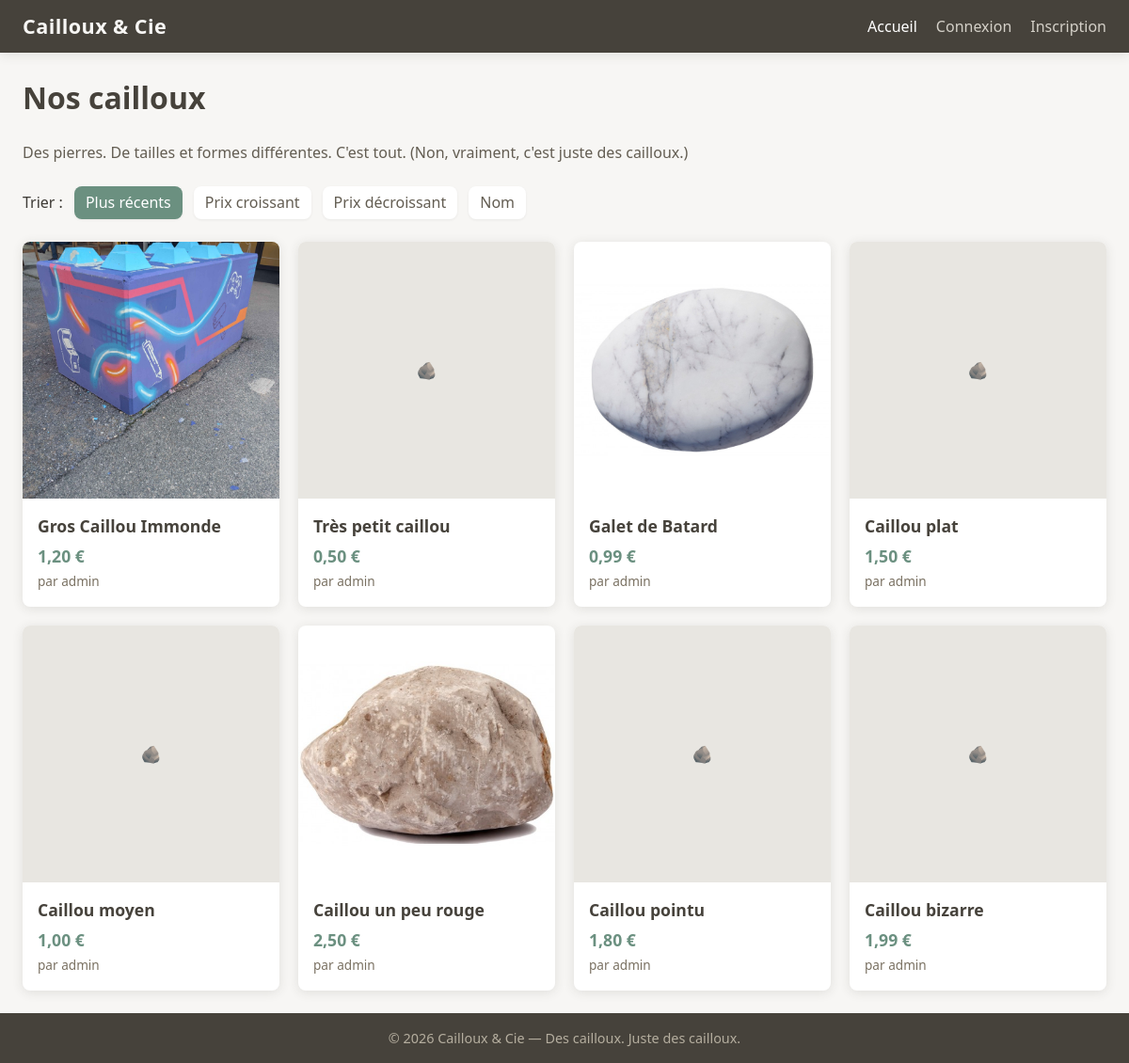
The page / on the database its author committed.
### tables this page shows
CREATE TABLE IF NOT EXISTS `article` (
  `id` INT UNSIGNED NOT NULL AUTO_INCREMENT,
  `name` VARCHAR(255) NOT NULL,
  `description` TEXT NOT NULL,
  `price` DECIMAL(10,2) NOT NULL,
  `publication_date` DATETIME NOT NULL DEFAULT CURRENT_TIMESTAMP,
  `author_id` INT UNSIGNED NOT NULL,
  `image_link` VARCHAR(255) DEFAULT NULL,
  PRIMARY KEY (`id`),
  KEY `author_id` (`author_id`),
  KEY `publication_date` (`publication_date`),
  CONSTRAINT `article_author_fk` FOREIGN KEY (`author_id`) REFERENCES `user` (`id`) ON DELETE CASCADE
);

CREATE TABLE IF NOT EXISTS `user` (
  `id` INT UNSIGNED NOT NULL AUTO_INCREMENT,
  `username` VARCHAR(80) NOT NULL,
  `password` VARCHAR(255) NOT NULL,
  `email` VARCHAR(255) NOT NULL,
  `balance` DECIMAL(10,2) NOT NULL DEFAULT 0.00,
  `profile_photo` VARCHAR(255) DEFAULT NULL,
  `role` ENUM('user', 'admin') NOT NULL DEFAULT 'user',
  `created_at` DATETIME NOT NULL DEFAULT CURRENT_TIMESTAMP,
  PRIMARY KEY (`id`),
  UNIQUE KEY `username` (`username`),
  UNIQUE KEY `email` (`email`)
);

### index.php (the view, shortened to what this page needs)
<?php
require_once __DIR__ . '/includes/init.php';
$sort = $_GET['sort'] ?? 'recent';
$order = "a.publication_date DESC";
$result = $mysqli->query("
    SELECT a.id, a.name, a.price, a.image_link, a.publication_date, a.author_id, u.username
    FROM article a
    JOIN user u ON u.id = a.author_id
    ORDER BY $order
");
$articles = $result ? $result->fetch_all(MYSQLI_ASSOC) : [];
require_once __DIR__ . '/includes/header.php';
?>
<div class="page-home">
    <h1>Nos cailloux</h1>
    <p class="lead">Des pierres. De tailles et formes différentes. C'est tout. (Non, vraiment, c'est juste des cailloux.)</p>
    <div class="toolbar">
        <span>Trier :</span>
        <a href="<?= BASE ?>/index.php?sort=recent" class="<?= $sort === 'recent' ? 'active' : '' ?>">Plus récents</a>
        <a href="<?= BASE ?>/index.php?sort=price_asc" class="<?= $sort === 'price_asc' ? 'active' : '' ?>">Prix croissant</a>
        <a href="<?= BASE ?>/index.php?sort=price_desc" class="<?= $sort === 'price_desc' ? 'active' : '' ?>">Prix décroissant</a>
        <a href="<?= BASE ?>/index.php?sort=name" class="<?= $sort === 'name' ? 'active' : '' ?>">Nom</a>
    </div>
    <div class="article-grid">
        <?php foreach ($articles as $a): ?>
            <a href="<?= BASE ?>/detail.php?id=<?= (int)$a['id'] ?>" class="article-card">
                <div class="article-card-img">
                    <?php if (!empty($a['image_link'])): ?>
                        <?php
                            $img_src = $a['image_link'];
                            if (strpos($img_src, 'http') !== 0 && strpos($img_src, '/') !== 0) {
                                $img_src = BASE . '/' . $img_src;
                            }
                        ?>
                        <img src="<?= htmlspecialchars($img_src) ?>" alt="">
                    <?php else: ?>
                        <div class="article-card-placeholder">🪨</div>
                    <?php endif; ?>
                </div>
                <div class="article-card-body">
                    <h3><?= htmlspecialchars($a['name']) ?></h3>
                    <p class="price"><?= number_format($a['price'], 2, ',', ' ') ?> €</p>
                    <p class="meta">par <?= htmlspecialchars($a['username']) ?></p>
                </div>
            </a>
        <?php endforeach; ?>
    </div>
</div>
<?php require_once __DIR__ . '/includes/footer.php'; ?>

### assets/css/style.css (style rules this page uses)
:root { --stone-50: #f7f6f4; --stone-100: #e8e6e1; --stone-200: #d4d0c8; --stone-300: #b5ae9f; --stone-400: #948b78; --stone-500: #7a7162; --stone-600: #635d52; --stone-700: #524d44; --stone-800: #46423b; --stone-900: #3d3a35; --accent: #6b9080; --accent-hover: #5a7a6d; --danger: #c25b56; --success: #5a7a6d; --radius: 8px; --shadow: 0 2px 12px rgba(61, 58, 53, 0.12); --font: 'Segoe UI', system-ui, -apple-system, sans-serif; }
* { box-sizing: border-box; }
body { margin: 0; font-family: var(--font); background: var(--stone-50); color: var(--stone-900); line-height: 1.5; min-height: 100vh; display: flex; flex-direction: column; }
.page-home h1 { color: var(--stone-800); margin-top: 0; }
.lead { color: var(--stone-600); margin-bottom: 1.5rem; }
.toolbar { margin-bottom: 1.5rem; display: flex; align-items: center; gap: 0.75rem; flex-wrap: wrap; }
.toolbar a { color: var(--stone-600); text-decoration: none; padding: 0.35rem 0.75rem; border-radius: var(--radius); background: white; box-shadow: 0 1px 3px rgba(0,0,0,0.06); }
.toolbar a:hover, .toolbar a.active { background: var(--accent); color: white; }
.article-grid { display: grid; grid-template-columns: repeat(auto-fill, minmax(260px, 1fr)); gap: 1.25rem; }
.article-card { background: white; border-radius: var(--radius); overflow: hidden; box-shadow: var(--shadow); text-decoration: none; color: inherit; display: block; transition: transform 0.2s, box-shadow 0.2s; }
.article-card-img { aspect-ratio: 1; background: var(--stone-100); overflow: hidden; }
.article-card-img img { width: 100%; height: 100%; object-fit: cover; }
.article-card-placeholder { width: 100%; height: 100%; display: flex; align-items: center; justify-content: center; color: var(--stone-400); font-weight: 600; font-size: 1.1rem; }
.article-card-body { padding: 1rem; }
.article-card-body h3 { margin: 0 0 0.35rem 0; font-size: 1.1rem; color: var(--stone-800); }
.article-card-body .price { margin: 0; font-weight: 700; color: var(--accent); font-size: 1.1rem; }
.article-card-body .meta { margin: 0.25rem 0 0 0; font-size: 0.85rem; color: var(--stone-500); }

### rows shown on the page
article: shows a picture, name "Gros Caillou Immonde", price "1,20", author.username "admin"
article: name "Très petit caillou", price "0,50", author.username "admin"
article: shows a picture, name "Galet de Batard", price "0,99", author.username "admin"
article: name "Caillou plat", price "1,50", author.username "admin"
article: name "Caillou moyen", price "1,00", author.username "admin"
article: shows a picture, name "Caillou un peu rouge", price "2,50", author.username "admin"
article: name "Caillou pointu", price "1,80", author.username "admin"
article: name "Caillou bizarre", price "1,99", author.username "admin"

### other values the page prints
SITE_NAME "Cailloux & Cie"
